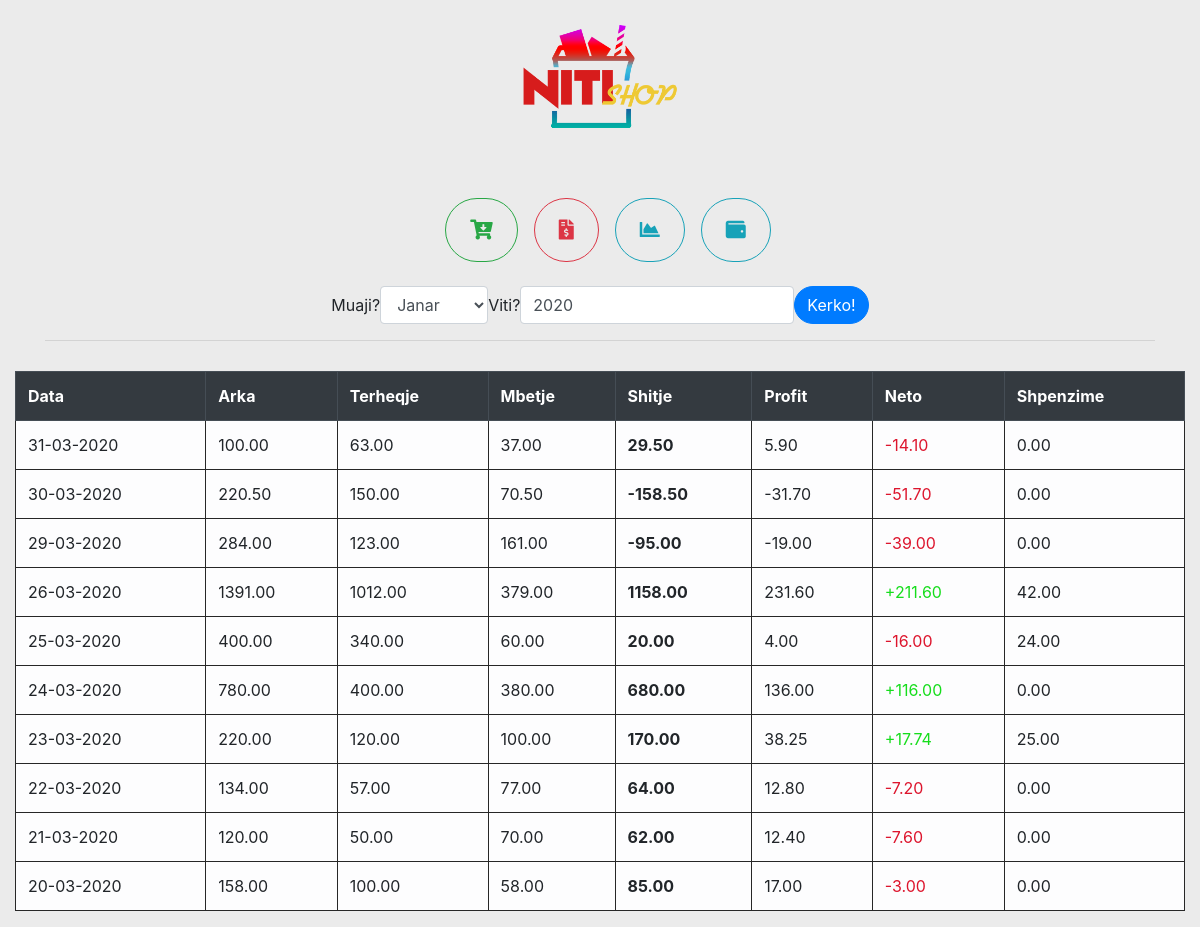
The page / on the database its author committed.
### nitishop/models.py (models this page shows)
class Total(models.Model):
    date = models.DateField()
    cashbox = models.DecimalField(max_digits=9,decimal_places=2)
    withdraw = models.DecimalField(max_digits=9, decimal_places=2)
    remain = models.DecimalField(max_digits=9, decimal_places=2)
    sale = models.DecimalField(max_digits=9, decimal_places=2)
    profit = models.DecimalField(max_digits=9, decimal_places=2)
    neto = models.DecimalField(max_digits=9, decimal_places=2)
    expense = models.DecimalField(max_digits=9, decimal_places=2)

### nitishop/views.py (the view)
# urls.py: path('', index,name='index'),
def index(request):
    if request.method=="POST":
        form = DateChoose(request.POST)
        if form.is_valid():
            clean = form.cleaned_data
            return redirect('/gen_data/'+str(clean['this_year'])+'/'+str(clean['this_month'])+'/')
    else:
        form = DateChoose()
    results = Total.objects.order_by('-date')[:10]
    return render(request,'index.html',{'data':results,'form':form})

### nitishop/forms.py
class DateChoose(forms.Form):
    month_choices = [
        (1,'Janar'),
        (2,'Shkurt'),
        (3, 'Mars'),
        (4, 'Prill'),
        (5, 'Maj'),
        (6, 'Qershor'),
        (7, 'Korrik'),
        (8, 'Gusht'),
        (9, 'Shtator'),
        (10,'Tetor'),
        (11, 'Nentor'),
        (12, 'Dhjetor'),
    ]
    this_month= forms.IntegerField(label='Muaji?',widget=forms.Select(choices=month_choices,attrs={'class': 'form-control'}))
    this_year= forms.IntegerField(label='Viti?',initial=2020,widget=forms.NumberInput(attrs={'class': 'form-control'}))

### templates/index.html (shortened to what this page needs)
{% extends 'base.html' %}
{% block content %}
    <div class="justify-content-center mx-auto text-center">
    <div class="text-center row mx-0 justify-content-center">
    <a href="{% url 'calc_page' %}"><button type="button" class="btn btn-lg btn-outline-success py-3 px-4 ml-3 mb-4"><i class="fas fa-cart-arrow-down"></i></button></a>
    <a href="{% url 'expense_page' %}"><button type="button" class="btn btn-lg btn-outline-danger py-3 px-4 ml-3 mb-4"><i class="fas fa-file-invoice-dollar"></i></button></a>
    <a href="{% url 'statistics_page' %}"><button type="button" class="btn btn-lg btn-outline-info py-3 px-4 ml-3 mb-4"><i class="fas fa-chart-area"></i></button></a>
    <a href="{% url 'total_page' %}"><button type="button" class="btn btn-lg btn-outline-info py-3 px-4 ml-3 mb-4"><i class="fas fa-wallet"></i></button></a>
    </div>
    </div>
    <div class="row justify-content-center text-center">
    <div class="justify-content-center text-center">
    <form method="post" class="form-inline justify-content-center">
        <div class="form-group">
        {{ form }}
        </div>
    <button type="submit" class="btn btn-primary">Kerko!</button>
    </form>
    </div>
    </div>
    <hr>
{% endblock %}
{% block table %}
    <div class="table-responsive">
    <table class="table table-bordered table-light table-hover">
    <thead class="thead-dark">
    <tr>
        <th>Data</th>
        <th>Arka</th>
        <th>Terheqje</th>
        <th>Mbetje</th>
        <th>Shitje</th>
        <th>Profit</th>
        <th>Neto</th>
        <th>Shpenzime</th>
    </tr>
    </thead>
    {% for i in data %}
    <tr>
    <td>{{ i.date|date:'d-m-Y' }}</td>
    <td>{{ i.cashbox }}</td>
    <td>{{ i.withdraw }}</td>
    <td>{{ i.remain }}</td>
    <td><b>{{ i.sale }}</b></td>
    <td>{{ i.profit }}</td>
     {% if i.neto > 0 %}
    <td style="color: #16dd1c">+{{ i.neto }}</td>
      {% else %}
    <td style="color: #dd152d">{{ i.neto }}</td>
        {% endif %}
    <td>{{ i.expense }}</td>
    </tr>
    {% endfor %}
    </table>
    </div>
{% endblock %}

### templates/base.html (shortened to what this page needs)
{% load static %}
<!DOCTYPE html>
<html lang="en">
<head>
    <link rel="stylesheet" href="https://stackpath.bootstrapcdn.com/bootstrap/4.4.1/css/bootstrap.min.css">
    <link rel="stylesheet" href="https://use.fontawesome.com/releases/v5.7.0/css/all.css">
</head>
<body>
<a href="{{ '/' }}"><img src="{{ MEDIA_URL }}logo.png" class="mx-auto img-fluid d-block mt-4" width="460"></a>
<div class="container" style="margin-top: -35px">
{% block content %}
{% endblock %}
</div>
<div class="container-fluid" style="margin-top: 30px">
{% block table %}
{% endblock %}
</div>
</body>
</html>

### templates/base.html (style rules this page uses)
body { padding: 0; margin: 0; background: #ebebeb; }
* { box-sizing: border-box; }
body { margin: 0; line-height: 1.5; }
.table-bordered > tbody > tr > td, .table-bordered > tbody > tr > th, .table-bordered > tfoot > tr > td, .table-bordered > tfoot > tr > th, .table-bordered > thead > tr > td, .table-bordered > thead > tr > th { border: 1px solid #272727; }
.btn { border-radius: 40px; }

### rows shown on the page
Total: date "31-03-2020", cashbox "100.00", withdraw "63.00", remain "37.00", sale "29.50", profit "5.90", neto "-14.10", expense "0.00"
Total: date "30-03-2020", cashbox "220.50", withdraw "150.00", remain "70.50", sale "-158.50", profit "-31.70", neto "-51.70", expense "0.00"
Total: date "29-03-2020", cashbox "284.00", withdraw "123.00", remain "161.00", sale "-95.00", profit "-19.00", neto "-39.00", expense "0.00"
Total: date "26-03-2020", cashbox "1391.00", withdraw "1012.00", remain "379.00", sale "1158.00", profit "231.60", neto "211.60", expense "42.00"
Total: date "25-03-2020", cashbox "400.00", withdraw "340.00", remain "60.00", sale "20.00", profit "4.00", neto "-16.00", expense "24.00"
Total: date "24-03-2020", cashbox "780.00", withdraw "400.00", remain "380.00", sale "680.00", profit "136.00", neto "116.00", expense "0.00"
Total: date "23-03-2020", cashbox "220.00", withdraw "120.00", remain "100.00", sale "170.00", profit "38.25", neto "17.74", expense "25.00"
Total: date "22-03-2020", cashbox "134.00", withdraw "57.00", remain "77.00", sale "64.00", profit "12.80", neto "-7.20", expense "0.00"
Total: date "21-03-2020", cashbox "120.00", withdraw "50.00", remain "70.00", sale "62.00", profit "12.40", neto "-7.60", expense "0.00"
Total: date "20-03-2020", cashbox "158.00", withdraw "100.00", remain "58.00", sale "85.00", profit "17.00", neto "-3.00", expense "0.00"
